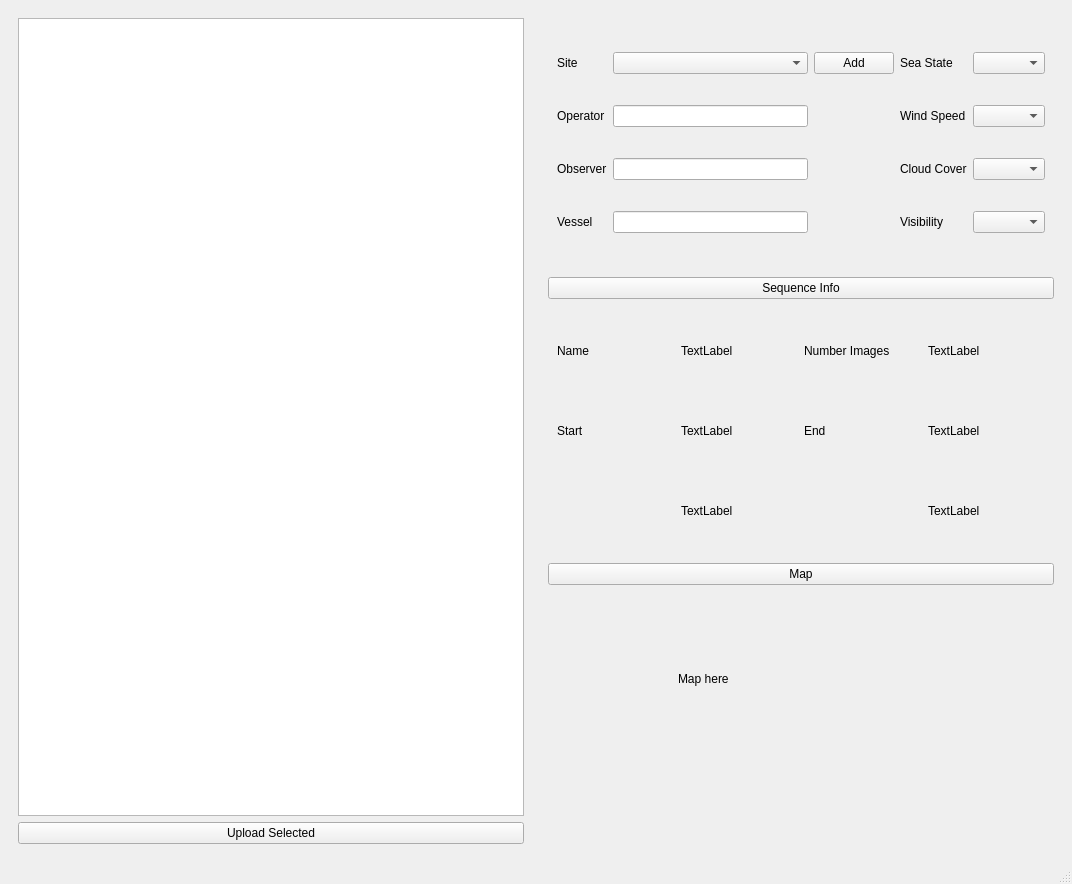
<?xml version="1.0" encoding="UTF-8"?>
<ui version="4.0">
 <class>MainWindow</class>
 <widget class="QMainWindow" name="MainWindow">
  <property name="geometry">
   <rect>
    <x>0</x>
    <y>0</y>
    <width>1072</width>
    <height>884</height>
   </rect>
  </property>
  <property name="windowTitle">
   <string>MainWindow</string>
  </property>
  <widget class="QWidget" name="centralwidget">
   <layout class="QGridLayout" name="gridLayout_2">
    <item row="0" column="2">
     <widget class="QWidget" name="widget" native="true">
      <layout class="QGridLayout" name="gridLayout_3">
       <item row="0" column="0">
        <widget class="QWidget" name="widEdit" native="true">
         <layout class="QGridLayout" name="gridLayout_5">
          <item row="1" column="2">
           <widget class="QLineEdit" name="ed_operator"/>
          </item>
          <item row="0" column="0">
           <widget class="QLabel" name="label_2">
            <property name="text">
             <string>Site</string>
            </property>
           </widget>
          </item>
          <item row="1" column="4">
           <widget class="QLabel" name="label_8">
            <property name="text">
             <string>Wind Speed</string>
            </property>
           </widget>
          </item>
          <item row="0" column="3">
           <widget class="QPushButton" name="btnAddSite">
            <property name="text">
             <string>Add</string>
            </property>
           </widget>
          </item>
          <item row="3" column="0">
           <widget class="QLabel" name="label_5">
            <property name="text">
             <string>Vessel</string>
            </property>
           </widget>
          </item>
          <item row="2" column="0">
           <widget class="QLabel" name="label_6">
            <property name="text">
             <string>Observer</string>
            </property>
           </widget>
          </item>
          <item row="3" column="2">
           <widget class="QLineEdit" name="ed_vessel"/>
          </item>
          <item row="0" column="4">
           <widget class="QLabel" name="label_7">
            <property name="text">
             <string>Sea State</string>
            </property>
           </widget>
          </item>
          <item row="0" column="2">
           <widget class="QComboBox" name="cb_site"/>
          </item>
          <item row="1" column="0">
           <widget class="QLabel" name="label_4">
            <property name="text">
             <string>Operator</string>
            </property>
           </widget>
          </item>
          <item row="1" column="5">
           <widget class="QComboBox" name="cb_wind"/>
          </item>
          <item row="0" column="5">
           <widget class="QComboBox" name="cb_sea"/>
          </item>
          <item row="2" column="5">
           <widget class="QComboBox" name="cb_cloud"/>
          </item>
          <item row="3" column="5">
           <widget class="QComboBox" name="cb_vis"/>
          </item>
          <item row="2" column="4">
           <widget class="QLabel" name="label_9">
            <property name="text">
             <string>Cloud Cover</string>
            </property>
           </widget>
          </item>
          <item row="2" column="2">
           <widget class="QLineEdit" name="ed_observer"/>
          </item>
          <item row="3" column="4">
           <widget class="QLabel" name="label_10">
            <property name="text">
             <string>Visibility</string>
            </property>
           </widget>
          </item>
         </layout>
        </widget>
       </item>
       <item row="4" column="0">
        <widget class="QWidget" name="widMap" native="true">
         <widget class="QLabel" name="label_3">
          <property name="geometry">
           <rect>
            <x>130</x>
            <y>80</y>
            <width>55</width>
            <height>16</height>
           </rect>
          </property>
          <property name="text">
           <string>Map here</string>
          </property>
         </widget>
        </widget>
       </item>
       <item row="3" column="0">
        <widget class="QPushButton" name="btnMap">
         <property name="text">
          <string>Map</string>
         </property>
        </widget>
       </item>
       <item row="1" column="0">
        <widget class="QPushButton" name="btnInfo">
         <property name="text">
          <string>Sequence Info</string>
         </property>
        </widget>
       </item>
       <item row="2" column="0">
        <widget class="QWidget" name="widInfo" native="true">
         <layout class="QGridLayout" name="gridLayout_4">
          <item row="1" column="1">
           <widget class="QLabel" name="label">
            <property name="text">
             <string>Name</string>
            </property>
           </widget>
          </item>
          <item row="1" column="2">
           <widget class="QLabel" name="lb_sequence_name">
            <property name="text">
             <string>TextLabel</string>
            </property>
           </widget>
          </item>
          <item row="1" column="4">
           <widget class="QLabel" name="lb_number_images">
            <property name="text">
             <string>TextLabel</string>
            </property>
           </widget>
          </item>
          <item row="2" column="1">
           <widget class="QLabel" name="label_12">
            <property name="text">
             <string>Start</string>
            </property>
           </widget>
          </item>
          <item row="2" column="3">
           <widget class="QLabel" name="label_14">
            <property name="text">
             <string>End</string>
            </property>
           </widget>
          </item>
          <item row="1" column="3">
           <widget class="QLabel" name="label_11">
            <property name="text">
             <string>Number Images</string>
            </property>
           </widget>
          </item>
          <item row="2" column="2">
           <widget class="QLabel" name="lb_start_time">
            <property name="text">
             <string>TextLabel</string>
            </property>
           </widget>
          </item>
          <item row="2" column="4">
           <widget class="QLabel" name="lb_end_time">
            <property name="text">
             <string>TextLabel</string>
            </property>
           </widget>
          </item>
          <item row="3" column="2">
           <widget class="QLabel" name="lb_start_waypoint">
            <property name="text">
             <string>TextLabel</string>
            </property>
           </widget>
          </item>
          <item row="3" column="4">
           <widget class="QLabel" name="lb_end_waypoint">
            <property name="text">
             <string>TextLabel</string>
            </property>
           </widget>
          </item>
         </layout>
        </widget>
       </item>
      </layout>
     </widget>
    </item>
    <item row="0" column="0">
     <widget class="QWidget" name="widget_2" native="true">
      <layout class="QGridLayout" name="gridLayout">
       <item row="0" column="0">
        <widget class="QTreeView" name="treeView"/>
       </item>
       <item row="1" column="0">
        <widget class="QPushButton" name="btn_upload">
         <property name="text">
          <string>Upload Selected</string>
         </property>
        </widget>
       </item>
      </layout>
     </widget>
    </item>
   </layout>
  </widget>
  <widget class="QMenuBar" name="menubar">
   <property name="geometry">
    <rect>
     <x>0</x>
     <y>0</y>
     <width>1072</width>
     <height>26</height>
    </rect>
   </property>
  </widget>
  <widget class="QStatusBar" name="statusbar"/>
 </widget>
 <resources/>
 <connections/>
</ui>
